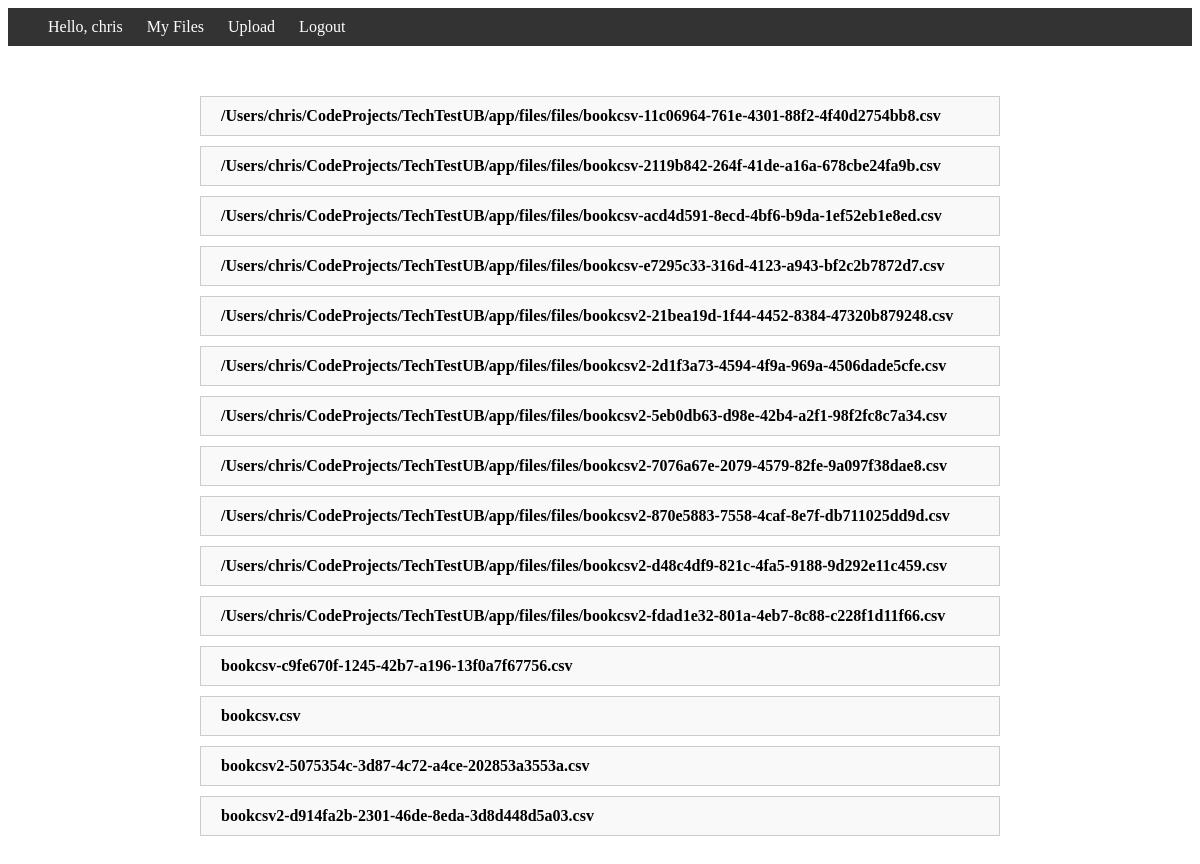
Screenshot of /account/profile/ (signed in) with the database file from the repository.
### api/models.py (models this page shows, shortened)
class Book(models.Model):
    title = models.CharField(max_length=120)
    author = models.CharField(max_length=60)
    publisher = models.CharField(max_length=60)
    uuid = models.UUIDField()
    datePublished = models.DateField()
    csv_file = models.CharField(max_length=250)
    owner = models.CharField(max_length=120)

### api/views.py (the view)
# urls.py: path("profile/", profile, name="profile"),
@login_required(login_url="/account/login")
def profile(request):
    username = request.user.username
    books = Book.objects.filter(owner=username).order_by('csv_file')
    books_by_csv_file = {}
    for csv_file, books_group in groupby(books, key=attrgetter('csv_file')):
        books_by_csv_file[csv_file] = list(books_group)
    print(books_by_csv_file)
    return render(request, 'api/profile.html', {
        'books_by_csv_file': books_by_csv_file,
    })

### templates/api/profile.html (shortened to what this page needs)
<!DOCTYPE html>
{% extends "api/base.html" %}
{% block content %}
<html>
  <head>
  </head>
  <body>
    <div class="container">
      {% for csv_file, books in books_by_csv_file.items %}
        <div class="accordion">
          <div class="accordion__header">{{ csv_file }}</div>
        </div>
      {% endfor %}
    </div>
  </body>
</html>
{% endblock %}

### templates/api/base.html (shortened to what this page needs)
<!DOCTYPE html>
<html>
  <head>
  </head>
  <body>
    <div class="nav-header">
      <div>
        {% if user.is_authenticated %}
        <span class="nav-link">Hello, {{ user.username }}</span>
        <a href="{% url 'profile' %}" class="nav-link">My Files</a>
        <a href="{% url 'fileupload' %}" class="nav-link">Upload</a>
        <a href="{% url 'logout' %}" class="nav-link">Logout</a>
        {% else %}
        <a href="{% url 'login' %}" class="nav-link">Login</a>
        <a href="{% url 'register' %}" class="nav-link">Register</a>
        {% endif %}
      </div>
    </div>
    <div class="base-container">
      {% block content %}
      {% endblock %}
    </div>
  </body>
</html>

### templates/api/base.html (style rules this page uses)
.nav-header { display: flex; justify-content: space-between; align-items: center; background-color: #333; color: #fff; padding: 10px 20px; }
.nav-link { color: #fff; margin-left: 20px; text-decoration: none; }
.base-container { margin: 20px; }

### templates/api/profile.html (style rules this page uses)
.container { margin: 50px auto; max-width: 800px; }
.accordion { border: 1px solid #ccc; margin-bottom: 10px; }
.accordion__header { background-color: #f9f9f9; border: none; cursor: pointer; font-size: 16px; font-weight: bold; padding: 10px 20px; text-align: left; }

### rows the page displays
Book: csv_file "/Users/chris/CodeProjects/TechTestUB/app/files/files/bookcsv-11c06964-761e-4301-88f2-4f40d2754bb8.csv"
Book: csv_file "/Users/chris/CodeProjects/TechTestUB/app/files/files/bookcsv-2119b842-264f-41de-a16a-678cbe24fa9b.csv"
Book: csv_file "/Users/chris/CodeProjects/TechTestUB/app/files/files/bookcsv-acd4d591-8ecd-4bf6-b9da-1ef52eb1e8ed.csv"
Book: csv_file "/Users/chris/CodeProjects/TechTestUB/app/files/files/bookcsv-e7295c33-316d-4123-a943-bf2c2b7872d7.csv"
Book: csv_file "/Users/chris/CodeProjects/TechTestUB/app/files/files/bookcsv2-21bea19d-1f44-4452-8384-47320b879248.csv"
Book: csv_file "/Users/chris/CodeProjects/TechTestUB/app/files/files/bookcsv2-2d1f3a73-4594-4f9a-969a-4506dade5cfe.csv"
Book: csv_file "/Users/chris/CodeProjects/TechTestUB/app/files/files/bookcsv2-5eb0db63-d98e-42b4-a2f1-98f2fc8c7a34.csv"
Book: csv_file "/Users/chris/CodeProjects/TechTestUB/app/files/files/bookcsv2-7076a67e-2079-4579-82fe-9a097f38dae8.csv"
Book: csv_file "/Users/chris/CodeProjects/TechTestUB/app/files/files/bookcsv2-870e5883-7558-4caf-8e7f-db711025dd9d.csv"
Book: csv_file "/Users/chris/CodeProjects/TechTestUB/app/files/files/bookcsv2-d48c4df9-821c-4fa5-9188-9d292e11c459.csv"
Book: csv_file "/Users/chris/CodeProjects/TechTestUB/app/files/files/bookcsv2-fdad1e32-801a-4eb7-8c88-c228f1d11f66.csv"
Book: csv_file "bookcsv-c9fe670f-1245-42b7-a196-13f0a7f67756.csv"
Book: csv_file "bookcsv.csv"
Book: csv_file "bookcsv2-5075354c-3d87-4c72-a4ce-202853a3553a.csv"
Book: csv_file "bookcsv2-d914fa2b-2301-46de-8eda-3d8d448d5a03.csv"

### other values shown
{{ user.username }} "chris"
